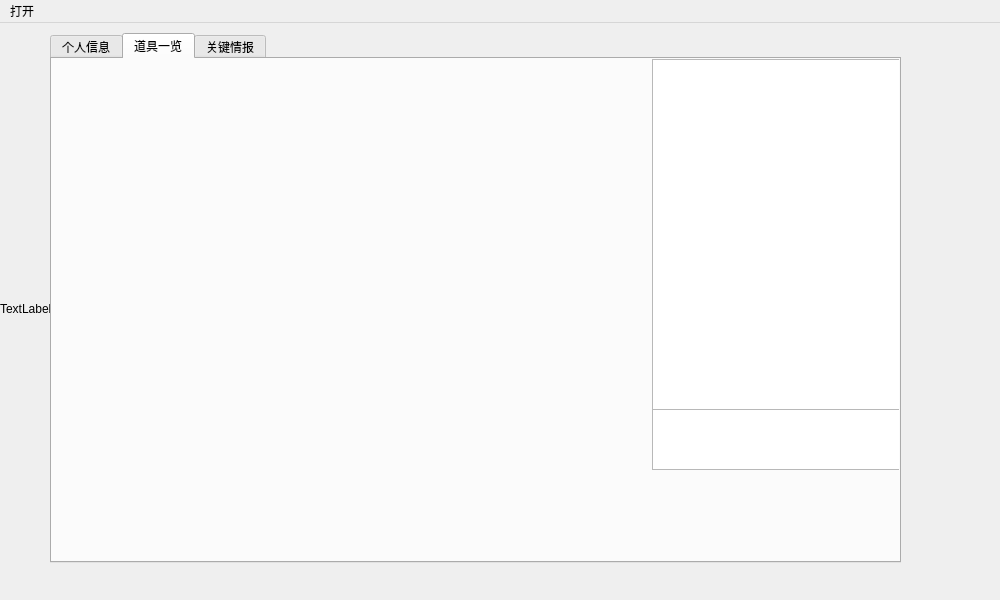
<?xml version="1.0" encoding="UTF-8"?>
<ui version="4.0">
 <class>gamedate</class>
 <widget class="QMainWindow" name="gamedate">
  <property name="geometry">
   <rect>
    <x>0</x>
    <y>0</y>
    <width>1000</width>
    <height>600</height>
   </rect>
  </property>
  <property name="windowTitle">
   <string>MainWindow</string>
  </property>
  <widget class="QWidget" name="centralwidget">
   <widget class="QTabWidget" name="tabWidget">
    <property name="geometry">
     <rect>
      <x>50</x>
      <y>10</y>
      <width>851</width>
      <height>530</height>
     </rect>
    </property>
    <property name="currentIndex">
     <number>1</number>
    </property>
    <widget class="QWidget" name="tab">
     <attribute name="title">
      <string>个人信息</string>
     </attribute>
     <widget class="QTextEdit" name="textEdit">
      <property name="geometry">
       <rect>
        <x>0</x>
        <y>0</y>
        <width>601</width>
        <height>501</height>
       </rect>
      </property>
      <property name="mouseTracking">
       <bool>true</bool>
      </property>
      <property name="tabChangesFocus">
       <bool>false</bool>
      </property>
      <property name="readOnly">
       <bool>true</bool>
      </property>
      <property name="textInteractionFlags">
       <set>Qt::NoTextInteraction</set>
      </property>
     </widget>
     <widget class="QLabel" name="label_3">
      <property name="geometry">
       <rect>
        <x>610</x>
        <y>0</y>
        <width>200</width>
        <height>400</height>
       </rect>
      </property>
      <property name="text">
       <string>TextLabel</string>
      </property>
     </widget>
    </widget>
    <widget class="QWidget" name="tab_2">
     <attribute name="title">
      <string>道具一览</string>
     </attribute>
     <widget class="QLabel" name="label_7">
      <property name="geometry">
       <rect>
        <x>0</x>
        <y>0</y>
        <width>100</width>
        <height>100</height>
       </rect>
      </property>
      <property name="text">
       <string/>
      </property>
      <property name="pixmap">
       <pixmap resource="res.qrc">:/image/iteambg.png</pixmap>
      </property>
     </widget>
     <widget class="QLabel" name="label_14">
      <property name="geometry">
       <rect>
        <x>100</x>
        <y>0</y>
        <width>100</width>
        <height>100</height>
       </rect>
      </property>
      <property name="text">
       <string/>
      </property>
      <property name="pixmap">
       <pixmap resource="res.qrc">:/image/iteambg.png</pixmap>
      </property>
     </widget>
     <widget class="QLabel" name="label_21">
      <property name="geometry">
       <rect>
        <x>200</x>
        <y>0</y>
        <width>100</width>
        <height>100</height>
       </rect>
      </property>
      <property name="text">
       <string/>
      </property>
      <property name="pixmap">
       <pixmap resource="res.qrc">:/image/iteambg.png</pixmap>
      </property>
     </widget>
     <widget class="QLabel" name="label_34">
      <property name="geometry">
       <rect>
        <x>300</x>
        <y>0</y>
        <width>100</width>
        <height>100</height>
       </rect>
      </property>
      <property name="text">
       <string/>
      </property>
      <property name="pixmap">
       <pixmap resource="res.qrc">:/image/iteambg.png</pixmap>
      </property>
     </widget>
     <widget class="QLabel" name="label_35">
      <property name="geometry">
       <rect>
        <x>400</x>
        <y>0</y>
        <width>100</width>
        <height>100</height>
       </rect>
      </property>
      <property name="text">
       <string/>
      </property>
      <property name="pixmap">
       <pixmap resource="res.qrc">:/image/iteambg.png</pixmap>
      </property>
     </widget>
     <widget class="QLabel" name="label_36">
      <property name="geometry">
       <rect>
        <x>500</x>
        <y>0</y>
        <width>100</width>
        <height>100</height>
       </rect>
      </property>
      <property name="text">
       <string/>
      </property>
      <property name="pixmap">
       <pixmap resource="res.qrc">:/image/iteambg.png</pixmap>
      </property>
     </widget>
     <widget class="QLabel" name="label_37">
      <property name="geometry">
       <rect>
        <x>0</x>
        <y>100</y>
        <width>100</width>
        <height>100</height>
       </rect>
      </property>
      <property name="text">
       <string/>
      </property>
      <property name="pixmap">
       <pixmap resource="res.qrc">:/image/iteambg.png</pixmap>
      </property>
     </widget>
     <widget class="QLabel" name="label_38">
      <property name="geometry">
       <rect>
        <x>100</x>
        <y>100</y>
        <width>100</width>
        <height>100</height>
       </rect>
      </property>
      <property name="text">
       <string/>
      </property>
      <property name="pixmap">
       <pixmap resource="res.qrc">:/image/iteambg.png</pixmap>
      </property>
     </widget>
     <widget class="QLabel" name="label_39">
      <property name="geometry">
       <rect>
        <x>200</x>
        <y>100</y>
        <width>100</width>
        <height>100</height>
       </rect>
      </property>
      <property name="text">
       <string/>
      </property>
      <property name="pixmap">
       <pixmap resource="res.qrc">:/image/iteambg.png</pixmap>
      </property>
     </widget>
     <widget class="QLabel" name="label_40">
      <property name="geometry">
       <rect>
        <x>300</x>
        <y>100</y>
        <width>100</width>
        <height>100</height>
       </rect>
      </property>
      <property name="text">
       <string/>
      </property>
      <property name="pixmap">
       <pixmap resource="res.qrc">:/image/iteambg.png</pixmap>
      </property>
     </widget>
     <widget class="QLabel" name="label_41">
      <property name="geometry">
       <rect>
        <x>400</x>
        <y>100</y>
        <width>100</width>
        <height>100</height>
       </rect>
      </property>
      <property name="text">
       <string/>
      </property>
      <property name="pixmap">
       <pixmap resource="res.qrc">:/image/iteambg.png</pixmap>
      </property>
     </widget>
     <widget class="QLabel" name="label_42">
      <property name="geometry">
       <rect>
        <x>500</x>
        <y>100</y>
        <width>100</width>
        <height>100</height>
       </rect>
      </property>
      <property name="text">
       <string/>
      </property>
      <property name="pixmap">
       <pixmap resource="res.qrc">:/image/iteambg.png</pixmap>
      </property>
     </widget>
     <widget class="QLabel" name="label_43">
      <property name="geometry">
       <rect>
        <x>0</x>
        <y>200</y>
        <width>100</width>
        <height>100</height>
       </rect>
      </property>
      <property name="text">
       <string/>
      </property>
      <property name="pixmap">
       <pixmap resource="res.qrc">:/image/iteambg.png</pixmap>
      </property>
     </widget>
     <widget class="QLabel" name="label_44">
      <property name="geometry">
       <rect>
        <x>100</x>
        <y>200</y>
        <width>100</width>
        <height>100</height>
       </rect>
      </property>
      <property name="text">
       <string/>
      </property>
      <property name="pixmap">
       <pixmap resource="res.qrc">:/image/iteambg.png</pixmap>
      </property>
     </widget>
     <widget class="QLabel" name="label_45">
      <property name="geometry">
       <rect>
        <x>200</x>
        <y>200</y>
        <width>100</width>
        <height>100</height>
       </rect>
      </property>
      <property name="text">
       <string/>
      </property>
      <property name="pixmap">
       <pixmap resource="res.qrc">:/image/iteambg.png</pixmap>
      </property>
     </widget>
     <widget class="QLabel" name="label_46">
      <property name="geometry">
       <rect>
        <x>300</x>
        <y>200</y>
        <width>100</width>
        <height>100</height>
       </rect>
      </property>
      <property name="text">
       <string/>
      </property>
      <property name="pixmap">
       <pixmap resource="res.qrc">:/image/iteambg.png</pixmap>
      </property>
     </widget>
     <widget class="QLabel" name="label_47">
      <property name="geometry">
       <rect>
        <x>400</x>
        <y>200</y>
        <width>100</width>
        <height>100</height>
       </rect>
      </property>
      <property name="text">
       <string/>
      </property>
      <property name="pixmap">
       <pixmap resource="res.qrc">:/image/iteambg.png</pixmap>
      </property>
     </widget>
     <widget class="QLabel" name="label_48">
      <property name="geometry">
       <rect>
        <x>500</x>
        <y>200</y>
        <width>100</width>
        <height>100</height>
       </rect>
      </property>
      <property name="text">
       <string/>
      </property>
      <property name="pixmap">
       <pixmap resource="res.qrc">:/image/iteambg.png</pixmap>
      </property>
     </widget>
     <widget class="QLabel" name="label_49">
      <property name="geometry">
       <rect>
        <x>0</x>
        <y>300</y>
        <width>100</width>
        <height>100</height>
       </rect>
      </property>
      <property name="text">
       <string/>
      </property>
      <property name="pixmap">
       <pixmap resource="res.qrc">:/image/iteambg.png</pixmap>
      </property>
     </widget>
     <widget class="QLabel" name="label_50">
      <property name="geometry">
       <rect>
        <x>100</x>
        <y>300</y>
        <width>100</width>
        <height>100</height>
       </rect>
      </property>
      <property name="text">
       <string/>
      </property>
      <property name="pixmap">
       <pixmap resource="res.qrc">:/image/iteambg.png</pixmap>
      </property>
     </widget>
     <widget class="QLabel" name="label_51">
      <property name="geometry">
       <rect>
        <x>200</x>
        <y>300</y>
        <width>100</width>
        <height>100</height>
       </rect>
      </property>
      <property name="text">
       <string/>
      </property>
      <property name="pixmap">
       <pixmap resource="res.qrc">:/image/iteambg.png</pixmap>
      </property>
     </widget>
     <widget class="QLabel" name="label_52">
      <property name="geometry">
       <rect>
        <x>300</x>
        <y>300</y>
        <width>100</width>
        <height>100</height>
       </rect>
      </property>
      <property name="text">
       <string/>
      </property>
      <property name="pixmap">
       <pixmap resource="res.qrc">:/image/iteambg.png</pixmap>
      </property>
     </widget>
     <widget class="QLabel" name="label_53">
      <property name="geometry">
       <rect>
        <x>400</x>
        <y>300</y>
        <width>100</width>
        <height>100</height>
       </rect>
      </property>
      <property name="text">
       <string/>
      </property>
      <property name="pixmap">
       <pixmap resource="res.qrc">:/image/iteambg.png</pixmap>
      </property>
     </widget>
     <widget class="QLabel" name="label_54">
      <property name="geometry">
       <rect>
        <x>500</x>
        <y>300</y>
        <width>100</width>
        <height>100</height>
       </rect>
      </property>
      <property name="text">
       <string/>
      </property>
      <property name="pixmap">
       <pixmap resource="res.qrc">:/image/iteambg.png</pixmap>
      </property>
     </widget>
     <widget class="QLabel" name="label_55">
      <property name="geometry">
       <rect>
        <x>0</x>
        <y>400</y>
        <width>100</width>
        <height>100</height>
       </rect>
      </property>
      <property name="text">
       <string/>
      </property>
      <property name="pixmap">
       <pixmap resource="res.qrc">:/image/iteambg.png</pixmap>
      </property>
     </widget>
     <widget class="QLabel" name="label_56">
      <property name="geometry">
       <rect>
        <x>100</x>
        <y>400</y>
        <width>100</width>
        <height>100</height>
       </rect>
      </property>
      <property name="text">
       <string/>
      </property>
      <property name="pixmap">
       <pixmap resource="res.qrc">:/image/iteambg.png</pixmap>
      </property>
     </widget>
     <widget class="QLabel" name="label_57">
      <property name="geometry">
       <rect>
        <x>200</x>
        <y>400</y>
        <width>100</width>
        <height>100</height>
       </rect>
      </property>
      <property name="text">
       <string/>
      </property>
      <property name="pixmap">
       <pixmap resource="res.qrc">:/image/iteambg.png</pixmap>
      </property>
     </widget>
     <widget class="QLabel" name="label_58">
      <property name="geometry">
       <rect>
        <x>300</x>
        <y>400</y>
        <width>100</width>
        <height>100</height>
       </rect>
      </property>
      <property name="text">
       <string/>
      </property>
      <property name="pixmap">
       <pixmap resource="res.qrc">:/image/iteambg.png</pixmap>
      </property>
     </widget>
     <widget class="QLabel" name="label_59">
      <property name="geometry">
       <rect>
        <x>400</x>
        <y>400</y>
        <width>100</width>
        <height>100</height>
       </rect>
      </property>
      <property name="text">
       <string/>
      </property>
      <property name="pixmap">
       <pixmap resource="res.qrc">:/image/iteambg.png</pixmap>
      </property>
     </widget>
     <widget class="QLabel" name="label_60">
      <property name="geometry">
       <rect>
        <x>500</x>
        <y>400</y>
        <width>100</width>
        <height>100</height>
       </rect>
      </property>
      <property name="text">
       <string/>
      </property>
      <property name="pixmap">
       <pixmap resource="res.qrc">:/image/iteambg.png</pixmap>
      </property>
     </widget>
     <widget class="QTextEdit" name="textEdit_2">
      <property name="geometry">
       <rect>
        <x>600</x>
        <y>0</y>
        <width>251</width>
        <height>351</height>
       </rect>
      </property>
      <property name="frameShape">
       <enum>QFrame::StyledPanel</enum>
      </property>
      <property name="readOnly">
       <bool>true</bool>
      </property>
      <property name="textInteractionFlags">
       <set>Qt::NoTextInteraction</set>
      </property>
     </widget>
     <widget class="QTextEdit" name="textEdit_3">
      <property name="geometry">
       <rect>
        <x>600</x>
        <y>350</y>
        <width>251</width>
        <height>61</height>
       </rect>
      </property>
      <property name="frameShape">
       <enum>QFrame::StyledPanel</enum>
      </property>
      <property name="readOnly">
       <bool>true</bool>
      </property>
     </widget>
    </widget>
    <widget class="QWidget" name="tab_3">
     <attribute name="title">
      <string>关键情报</string>
     </attribute>
     <widget class="QListWidget" name="listWidget">
      <property name="geometry">
       <rect>
        <x>0</x>
        <y>0</y>
        <width>581</width>
        <height>501</height>
       </rect>
      </property>
     </widget>
    </widget>
   </widget>
   <widget class="QLabel" name="into">
    <property name="geometry">
     <rect>
      <x>0</x>
      <y>0</y>
      <width>1000</width>
      <height>571</height>
     </rect>
    </property>
    <property name="text">
     <string>TextLabel</string>
    </property>
   </widget>
   <zorder>into</zorder>
   <zorder>tabWidget</zorder>
  </widget>
  <widget class="QMenuBar" name="menubar">
   <property name="geometry">
    <rect>
     <x>0</x>
     <y>0</y>
     <width>1000</width>
     <height>26</height>
    </rect>
   </property>
   <widget class="QMenu" name="menu">
    <property name="title">
     <string>打开</string>
    </property>
    <addaction name="actionexit"/>
   </widget>
   <addaction name="menu"/>
  </widget>
  <action name="actionexit">
   <property name="text">
    <string>退出</string>
   </property>
  </action>
 </widget>
 <resources>
  <include location="res.qrc"/>
 </resources>
 <connections/>
</ui>
